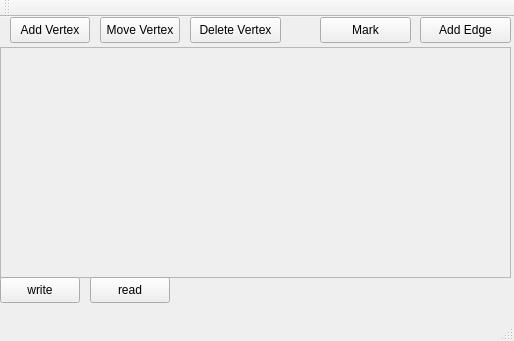
<?xml version="1.0" encoding="UTF-8"?>
<ui version="4.0">
 <class>MainWindow</class>
 <widget class="QMainWindow" name="MainWindow">
  <property name="geometry">
   <rect>
    <x>0</x>
    <y>0</y>
    <width>514</width>
    <height>341</height>
   </rect>
  </property>
  <property name="windowTitle">
   <string>MainWindow</string>
  </property>
  <widget class="QWidget" name="centralWidget">
   <widget class="QScrollArea" name="scrollArea">
    <property name="geometry">
     <rect>
      <x>0</x>
      <y>30</y>
      <width>511</width>
      <height>231</height>
     </rect>
    </property>
    <property name="widgetResizable">
     <bool>true</bool>
    </property>
    <widget class="QWidget" name="scrollAreaWidgetContents">
     <property name="geometry">
      <rect>
       <x>0</x>
       <y>0</y>
       <width>507</width>
       <height>227</height>
      </rect>
     </property>
    </widget>
   </widget>
   <widget class="QPushButton" name="pushButton_2">
    <property name="geometry">
     <rect>
      <x>10</x>
      <y>0</y>
      <width>80</width>
      <height>26</height>
     </rect>
    </property>
    <property name="text">
     <string>Add Vertex</string>
    </property>
   </widget>
   <widget class="QPushButton" name="pushButton_3">
    <property name="geometry">
     <rect>
      <x>100</x>
      <y>0</y>
      <width>80</width>
      <height>26</height>
     </rect>
    </property>
    <property name="text">
     <string>Move Vertex</string>
    </property>
   </widget>
   <widget class="QPushButton" name="pushButton_4">
    <property name="geometry">
     <rect>
      <x>190</x>
      <y>0</y>
      <width>91</width>
      <height>26</height>
     </rect>
    </property>
    <property name="text">
     <string>Delete Vertex</string>
    </property>
   </widget>
   <widget class="QPushButton" name="pushButton_5">
    <property name="geometry">
     <rect>
      <x>420</x>
      <y>0</y>
      <width>91</width>
      <height>26</height>
     </rect>
    </property>
    <property name="text">
     <string>Add Edge</string>
    </property>
   </widget>
   <widget class="QPushButton" name="pushButton_6">
    <property name="geometry">
     <rect>
      <x>320</x>
      <y>0</y>
      <width>91</width>
      <height>26</height>
     </rect>
    </property>
    <property name="text">
     <string>Mark</string>
    </property>
   </widget>
   <widget class="QPushButton" name="pushButton">
    <property name="geometry">
     <rect>
      <x>0</x>
      <y>260</y>
      <width>80</width>
      <height>26</height>
     </rect>
    </property>
    <property name="text">
     <string>write</string>
    </property>
   </widget>
   <widget class="QPushButton" name="pushButton_7">
    <property name="geometry">
     <rect>
      <x>90</x>
      <y>260</y>
      <width>80</width>
      <height>26</height>
     </rect>
    </property>
    <property name="text">
     <string>read</string>
    </property>
   </widget>
  </widget>
  <widget class="QMenuBar" name="menuBar">
   <property name="geometry">
    <rect>
     <x>0</x>
     <y>0</y>
     <width>514</width>
     <height>23</height>
    </rect>
   </property>
  </widget>
  <widget class="QToolBar" name="mainToolBar">
   <attribute name="toolBarArea">
    <enum>TopToolBarArea</enum>
   </attribute>
   <attribute name="toolBarBreak">
    <bool>false</bool>
   </attribute>
  </widget>
  <widget class="QStatusBar" name="statusBar"/>
 </widget>
 <layoutdefault spacing="6" margin="11"/>
 <resources/>
 <connections/>
</ui>
